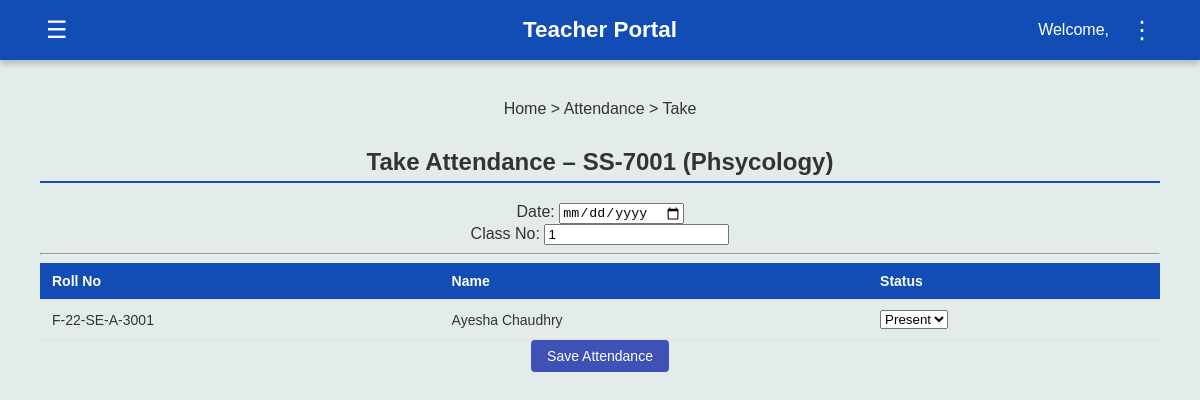
Page /teacher/attendance/take/SS-7001 (signed in) on the committed database.
### tables this page shows
CREATE TABLE courses (
        Course_Code TEXT PRIMARY KEY,
        Course_Name TEXT, Credit_Hr INTEGER, Prerequisite TEXT
    );

CREATE TABLE students (
        Roll_No TEXT PRIMARY KEY,
        Name TEXT,
        Gender TEXT,
        DOB TEXT,
        CNIC TEXT,
        Email TEXT,
        Mobile_No TEXT,
        Current_Address TEXT,
        Permanent_Address TEXT,
        Home_Phone TEXT,
        Postal_Code TEXT,
        Password TEXT
    );

### app.py (the view, shortened to what this page needs)
@app.route('/teacher/attendance/take/<course_code>', methods=['GET', 'POST'])
def teacher_take_attendance(course_code):
    if 'user' not in session:
        return redirect(url_for('teacher_login'))
    conn = get_db()
    cur = conn.cursor()
    cur.execute("SELECT Course_Code, Course_Name FROM courses WHERE Course_Code = ?", (course_code,))
    course = cur.fetchone()
    if not course:
        conn.close()
        flash("Course not found", "danger")
        return redirect(url_for('teacher_attendance'))
    cur.execute("""
        SELECT s.Roll_No, s.Name
        FROM enrollments e
        JOIN students s ON e.Roll_No = s.Roll_No
        WHERE e.Course_Code = ?
        ORDER BY s.Roll_No
    """, (course_code,))
    students = cur.fetchall()
    selected_date = None
    selected_class_no = None
    conn.close()
    students_with_status = [{'Roll_No': s['Roll_No'], 'Name': s['Name'], 'status': 'P'}
                            for s in students]
    return render_template('teacher_take_attendance.html',
                           course=course,
                           students=students_with_status,
                           selected_date=selected_date,
                           selected_class_no=selected_class_no)

### app.py (called while the page is built)
def get_db():
    conn = sqlite3.connect('flake.db')
    conn.row_factory = sqlite3.Row  # This allows accessing columns by name
    return conn

### templates/teacher_take_attendance.html (shortened to what this page needs)
{% extends "teacher_dashboard.html" %}
{% block content %}
  <div class="breadcrumb">
    <span>Home</span> &gt; <span>Attendance</span> &gt; <span>Take</span>
  </div>
  <div class="card">
    <h2>Take Attendance – {{ course.Course_Code }} ({{ course.Course_Name }})</h2>
    <form method="post">
      <div class="form-row">
        <label for="date">Date:</label>
        <input type="date" id="date" name="date"
               value="{{ selected_date or '' }}" required>
      </div>
      <div class="form-row">
        <label for="class_no">Class No:</label>
        <input type="number" id="class_no" name="class_no"
               value="{{ selected_class_no or 1 }}" min="1" required>
      </div>
      <hr>
      {% if students %}
        <table class="styled-table">
          <thead>
            <tr>
              <th>Roll No</th>
              <th>Name</th>
              <th>Status</th>
            </tr>
          </thead>
          <tbody>
            {% for s in students %}
              <tr>
                <td>{{ s.Roll_No }}</td>
                <td>{{ s.Name }}</td>
                <td>
                  <select name="status_{{ s.Roll_No }}">
                    <option value="P" {% if s.status == 'P' %}selected{% endif %}>Present</option>
                  </select>
                </td>
              </tr>
            {% endfor %}
          </tbody>
        </table>
        <button type="submit" class="btn btn-primary">Save Attendance</button>
      {% else %}
        <p>No students enrolled in this course.</p>
      {% endif %}
    </form>
  </div>
{% endblock %}

### static/portal_template.css (style rules this page uses)
body { margin: 0; font-family: Arial, Helvetica, sans-serif; background-color: #E4EBEB; color: #333; }
table { width: 100%; border-collapse: collapse; }
th, td { padding: 10px 12px; border-bottom: 1px solid #e0e0e0; text-align: left; font-size: 14px; }
th { background-color: #124DB5; color: white; }
h2 { border-bottom: 2px solid #124DB5; padding-bottom: 5px; margin-top: 30px; }
.btn-primary, button.btn-primary { padding: 8px 16px; border: none; border-radius: 4px; background-color: #3f51b5; color: #ffffff; font-size: 14px; cursor: pointer; transition: background-color 0.2s ease; }

### rows in the picture
courses: Course_Code "SS-7001", Course_Name "Phsycology"
students: Roll_No "F-22-SE-A-3001", Name "Ayesha Chaudhry", Roll_No "Present"
